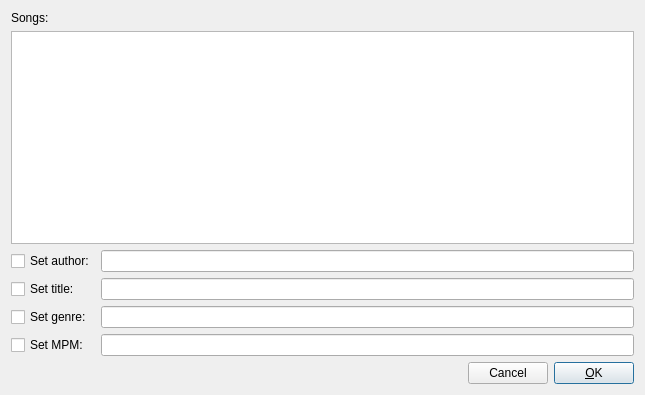
<?xml version="1.0" encoding="UTF-8"?>
<ui version="4.0">
 <class>DlgEditMultipleSongs</class>
 <widget class="QDialog" name="DlgEditMultipleSongs">
  <property name="geometry">
   <rect>
    <x>0</x>
    <y>0</y>
    <width>645</width>
    <height>395</height>
   </rect>
  </property>
  <property name="windowTitle">
   <string>SkauTan: Edit multiple songs</string>
  </property>
  <layout class="QVBoxLayout" name="verticalLayout_2">
   <item>
    <layout class="QVBoxLayout" name="verticalLayout">
     <item>
      <widget class="QLabel" name="label">
       <property name="text">
        <string>Songs:</string>
       </property>
      </widget>
     </item>
     <item>
      <widget class="QListWidget" name="lwSongs">
       <property name="editTriggers">
        <set>QAbstractItemView::NoEditTriggers</set>
       </property>
       <property name="selectionMode">
        <enum>QAbstractItemView::NoSelection</enum>
       </property>
      </widget>
     </item>
    </layout>
   </item>
   <item>
    <layout class="QGridLayout" name="gridLayout">
     <item row="0" column="0">
      <widget class="QCheckBox" name="chbAuthor">
       <property name="text">
        <string>Set author:</string>
       </property>
      </widget>
     </item>
     <item row="0" column="1">
      <widget class="QLineEdit" name="leAuthor"/>
     </item>
     <item row="1" column="0">
      <widget class="QCheckBox" name="chbTitle">
       <property name="text">
        <string>Set title:</string>
       </property>
      </widget>
     </item>
     <item row="1" column="1">
      <widget class="QLineEdit" name="leTitle"/>
     </item>
     <item row="2" column="0">
      <widget class="QCheckBox" name="chbGenre">
       <property name="text">
        <string>Set genre:</string>
       </property>
      </widget>
     </item>
     <item row="2" column="1">
      <widget class="QLineEdit" name="leGenre"/>
     </item>
     <item row="3" column="0">
      <widget class="QCheckBox" name="chbMPM">
       <property name="text">
        <string>Set MPM:</string>
       </property>
      </widget>
     </item>
     <item row="3" column="1">
      <widget class="QLineEdit" name="leMPM"/>
     </item>
    </layout>
   </item>
   <item>
    <layout class="QHBoxLayout" name="horizontalLayout">
     <item>
      <spacer name="horizontalSpacer">
       <property name="orientation">
        <enum>Qt::Horizontal</enum>
       </property>
       <property name="sizeHint" stdset="0">
        <size>
         <width>40</width>
         <height>20</height>
        </size>
       </property>
      </spacer>
     </item>
     <item>
      <widget class="QPushButton" name="btnCancel">
       <property name="text">
        <string>Cancel</string>
       </property>
      </widget>
     </item>
     <item>
      <widget class="QPushButton" name="btnOK">
       <property name="text">
        <string>&amp;OK</string>
       </property>
       <property name="default">
        <bool>true</bool>
       </property>
      </widget>
     </item>
    </layout>
   </item>
  </layout>
 </widget>
 <resources/>
 <connections/>
</ui>
